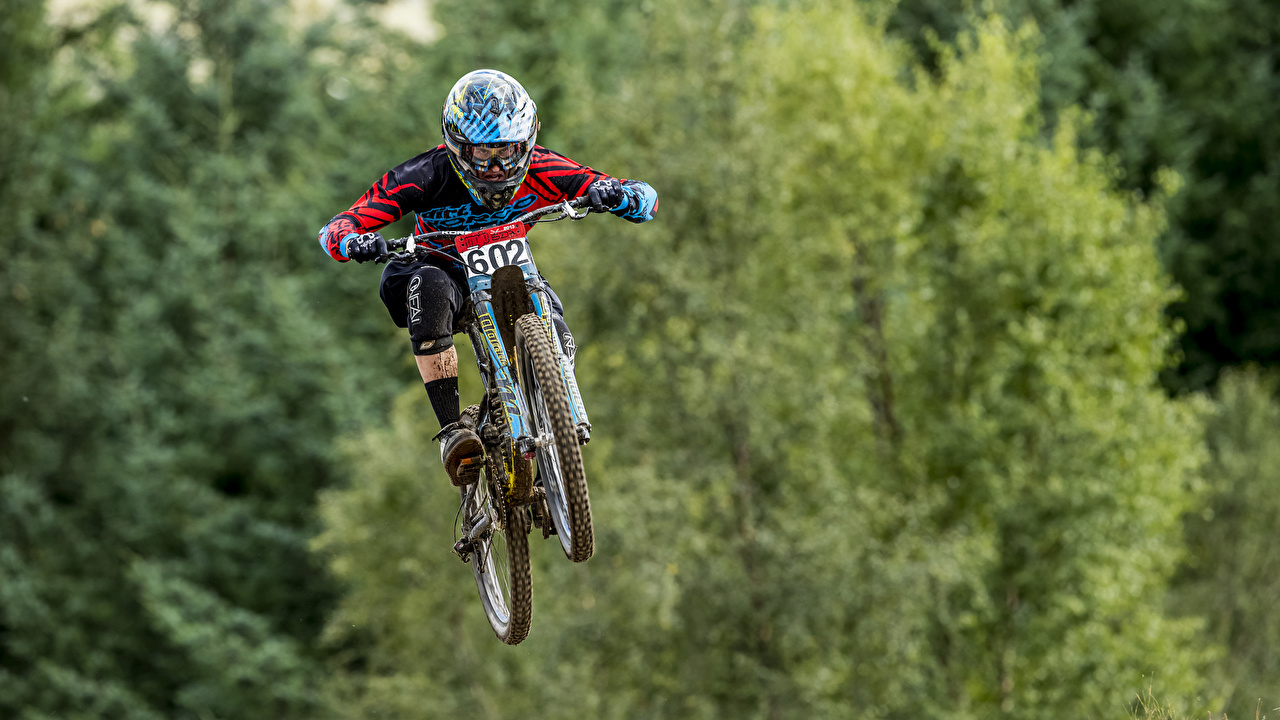
#> input picture images/moto.jpg, 1280 x 720 px
$ python image_add.py
#> lines starting #> are read from the running program, lines starting #| are printed output that depends on the picture
# library imports
import cv2.cv2 as cv

# load an image
b1 = cv.imread('../../images/moto.jpg')
#> b1 is the input picture: shape (720, 1280, 3); mean B, G, R 62.4, 104.7, 92.5
b2 = cv.imread('../../images/dolphin.jpg')
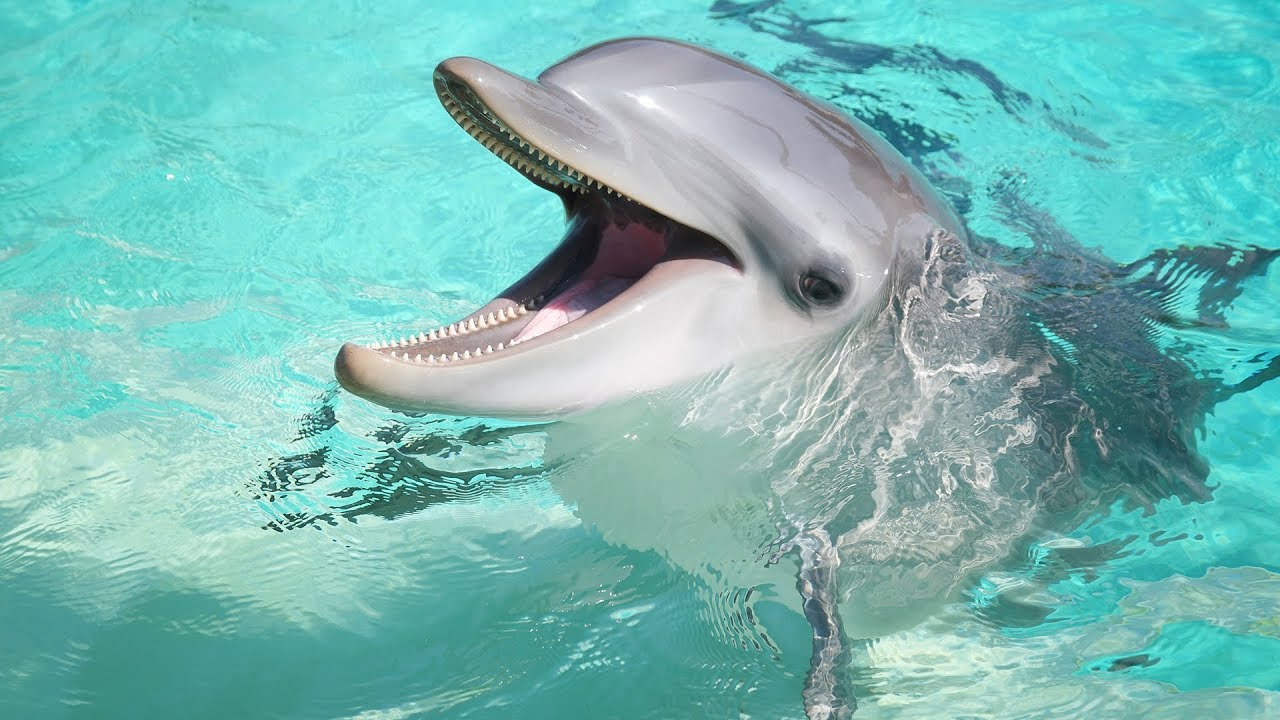
#> input picture images/dolphin.jpg, 1280 x 720 px
#> b2 is the input picture: shape (720, 1280, 3); mean B, G, R 181, 186.1, 119.1

# load an image as a single channel grayscale
if b1.shape[:2] == b2.shape[:2]:
    sum_img = cv.add(b1, b2) # add images together
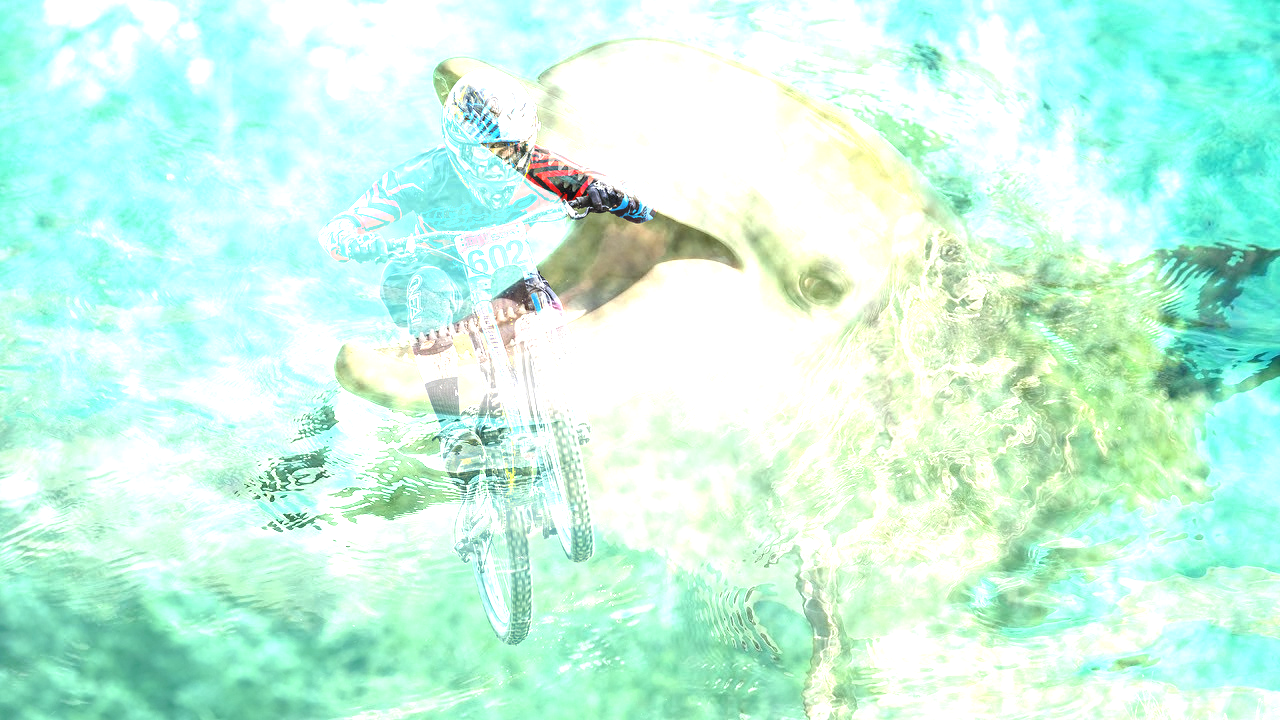
#> sum_img: shape (720, 1280, 3); mean B, G, R 228.3, 245.9, 201.3

    cv.imshow('Summed Images', sum_img)
    cv.waitKey(0)
    cv.destroyAllWindows()

    scaled_img = cv.add(b1, 200)
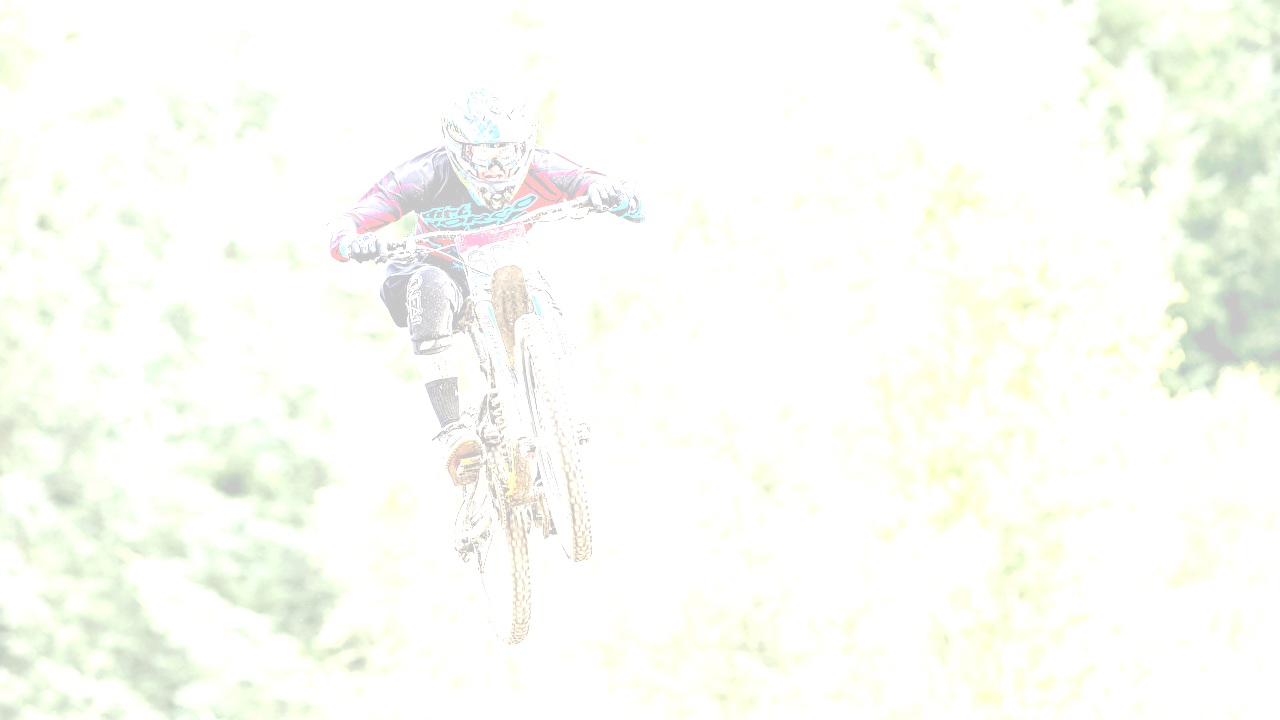
#> scaled_img: shape (720, 1280, 3); mean B, G, R 246.8, 252.4, 251.1

    cv.imshow('Scalar Addition on Dolphin Image', scaled_img)
    cv.waitKey(0)
    cv.destroyAllWindows()
